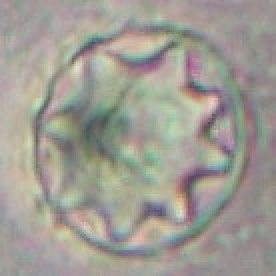
#> input picture Dataset/Test/171.JPG, 138 x 138 px, given in place of 1.jpg, which was not available (shown 2 times larger)
$ python HOG.py
#> lines starting #> are read from the running program, lines starting #| are printed output that depends on the picture; after the words box and inside, x2 and y2 are one past the last pixel; in counts of white or black regions, pixels touching at a corner belong together; pictures that were not available may be replaced by others from this repository, and a replacement may not be noted
#> further down, image is the input picture: shape (138, 138, 3); mean B, G, R 147.7, 156.1, 159.2
# Importing the libraries
from sklearn.preprocessing import LabelEncoder
from sklearn.preprocessing import MinMaxScaler
from skimage import feature
import copy
import numpy as np
import matplotlib.pyplot as plt
import matplotlib.patches as patches
import imutils
import glob
import h5py
import os
import cv2
import warnings
from matplotlib import pyplot
from sklearn.model_selection import train_test_split, cross_val_score
from sklearn.model_selection import KFold, StratifiedKFold
from sklearn.metrics import confusion_matrix, accuracy_score, classification_report
from sklearn.linear_model import LogisticRegression
from sklearn.tree import DecisionTreeClassifier
from sklearn.ensemble import RandomForestClassifier
from sklearn.neighbors import KNeighborsClassifier
from sklearn.discriminant_analysis import LinearDiscriminantAnalysis
from sklearn.naive_bayes import GaussianNB
from sklearn.svm import SVC
import joblib

#--------------------
# tunable-parameters
#--------------------
images_per_class    = 250
fixed_size          = tuple((100, 100))
train_path          = "Dataset/Training"
h5_data             = 'output/data.h5'
h5_labels           = 'output/labels.h5'


def hog_feature(image):
    #Grayscale
    img = cv2.cvtColor(image, cv2.COLOR_BGR2GRAY)
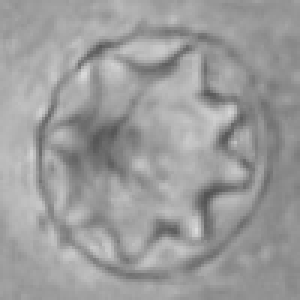
#> img: shape (100, 100) (shown 3 times larger); min 84, max 219, mean 155.9
    #Gaussain Blur Deleted noise
    gaussain = cv2.GaussianBlur(img,(5,5),0)
    # Canny Edge Detection
    canny_image = cv2.Canny(gaussain,100,10)
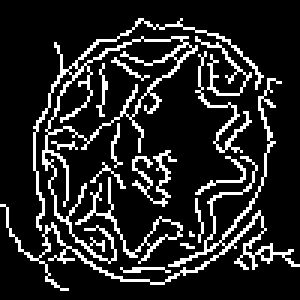
#> canny_image: shape (100, 100) (shown 3 times larger); 14.9% white in thin lines or dots
    hog_desc = feature.hog(canny_image, orientations=9, pixels_per_cell=(6, 6),
                cells_per_block=(2, 2), transform_sqrt=True, block_norm='L2-Hys')
#> hog_desc = 8100 values, max 1 at index 603, min 0 at index 0, mean 0.0793
    return hog_desc

# get the training labels
train_labels = os.listdir(train_path)

# sort the training labels
train_labels.sort()
print(train_labels)

# empty lists to hold feature vectors and labels
global_features = []
labels          = []


# loop over the training data sub-folders
for training_name in train_labels:
    # join the training data path and each species training folder
    dir = os.path.join(train_path, training_name)

    # get the current training label
    current_label = training_name

    # loop over the images in each sub-folder
    for x in range(1,images_per_class+1):
        # get the image file name
        file = dir + "/" + str(x) + ".jpg"

        # read the image and resize it to a fixed-size
        image = cv2.imread(file)
        image = cv2.resize(image, fixed_size)

        ####################################
        # Global Feature extraction
        ####################################
        featurehog = hog_feature(image)
#> featurehog has the same summary as hog_desc in hog_feature

        ###################################
        # Concatenate global features
        ###################################
        global_feature = np.hstack([featurehog])
#> global_feature has the same summary as hog_desc in hog_feature
#> (the run stopped early here; a loop or call above may not have finished)

$ run again, on Dataset/Test/253.jpg
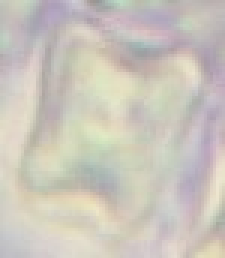
#> input picture Dataset/Test/253.jpg, 75 x 86 px, given in place of 1.jpg, which was not available (shown 3 times larger)
#> image is the input picture: shape (86, 75, 3); mean B, G, R 187.5, 197.1, 202.3
#> image: shape (100, 100, 3)
#> in hog_feature, `img = cv2.cvtColor(image, cv2.COLOR_BGR2GRAY)`:
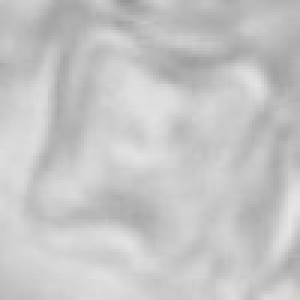
#> img: shape (100, 100) (shown 3 times larger); min 151, max 228, mean 197.5
#> in hog_feature, `canny_image = cv2.Canny(gaussain,100,10)`:
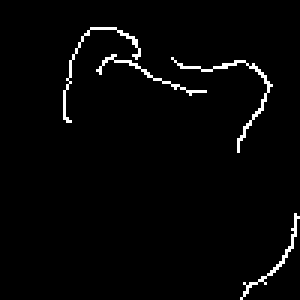
#> canny_image: shape (100, 100) (shown 3 times larger); 2.3% white in thin lines or dots, all inside (x1, y1, x2, y2) = (21, 9, 100, 100)
#> hog_desc = 8100 values, max 1 at index 2391, min 0 at index 0, mean 0.0206
#> featurehog has the same summary as hog_desc in hog_feature
#> global_feature has the same summary as hog_desc in hog_feature

$ run again, on Dataset/Test/291.JPG
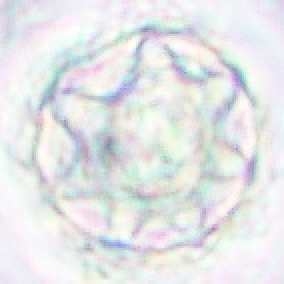
#> input picture Dataset/Test/291.JPG, 142 x 142 px, given in place of 1.jpg, which was not available (shown 2 times larger)
#> image is the input picture: shape (142, 142, 3); mean B, G, R 231.9, 230.5, 228.5
#> image: shape (100, 100, 3)
#> in hog_feature, `img = cv2.cvtColor(image, cv2.COLOR_BGR2GRAY)`:
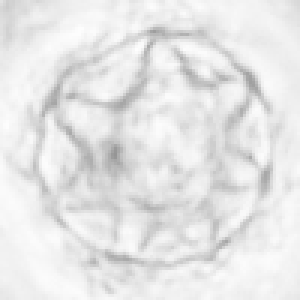
#> img: shape (100, 100) (shown 3 times larger); min 149, max 254, mean 230
#> in hog_feature, `canny_image = cv2.Canny(gaussain,100,10)`:
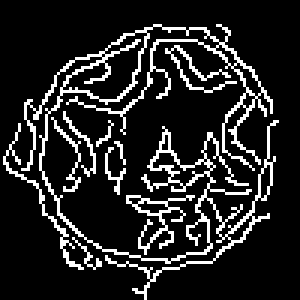
#> canny_image: shape (100, 100) (shown 3 times larger); 14.2% white in thin lines or dots, all inside (x1, y1, x2, y2) = (1, 8, 93, 100)
#> hog_desc = 8100 values, max 1 at index 679, min 0 at index 0, mean 0.0756
#> featurehog has the same summary as hog_desc in hog_feature
#> global_feature has the same summary as hog_desc in hog_feature
